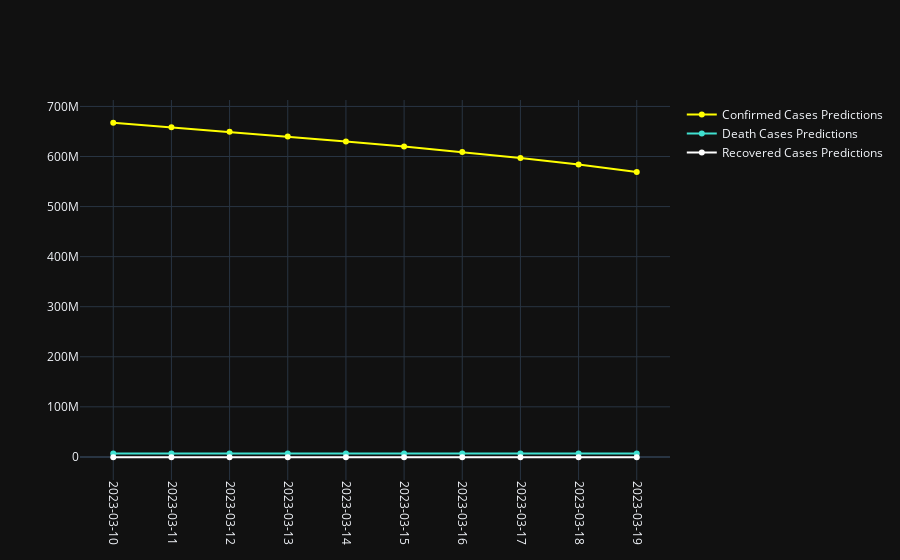

The notebook cell this image was saved under:
### Markdown cell above
## Predictions for every individual scenario

### Code cell
fig = go.Figure()
fig.update_layout(template='plotly_dark')
fig.update_xaxes(tickangle=90, showticklabels = True, type = 'category')
fig.add_trace(go.Scatter(x=predicted_confirmed_cases.index, 
                         y=predicted_confirmed_cases['Confirmed Cases Predictions'],
                         mode='lines+markers',
                         name='Confirmed Cases Predictions',
                         line=dict(color='yellow', width=2)))

fig.add_trace(go.Scatter(x=predict_death_cases.index, 
                         y=predict_death_cases['Death Cases Predictions'],
                         mode='lines+markers',
                         name='Death Cases Predictions',
                         line=dict(color='turquoise', width=2)))

fig.add_trace(go.Scatter(x=predict_recovered_cases.index, 
                         y=predict_recovered_cases['Recovered Cases Predictions'],
                         mode='lines+markers',
                         name='Recovered Cases Predictions',
                         line=dict(color='white', width=2)))

### Figure 1 — Plotly figure (JSON) as saved in the notebook; plotly's stock layout.template omitted (floating-point values rounded to 4 significant figures)
{"data": [{"line": {"color": "yellow", "width": 2}, "mode": "lines+markers", "name": "Confirmed Cases Predictions", "type": "scatter", "x": ["2023-03-10", "2023-03-11", "2023-03-12", "2023-03-13", "2023-03-14", "2023-03-15", "2023-03-16", "2023-03-17", "2023-03-18", "2023-03-19"], "y": [667445376, 658386368, 649252544, 639902976, 630188928, 619944768, 608978496, 597059008, 583900864, 569142656]}, {"line": {"color": "turquoise", "width": 2}, "mode": "lines+markers", "name": "Death Cases Predictions", "type": "scatter", "x": ["2023-03-10", "2023-03-11", "2023-03-12", "2023-03-13", "2023-03-14", "2023-03-15", "2023-03-16", "2023-03-17", "2023-03-18", "2023-03-19"], "y": [6884000.0, 6886000.0, 6888000.0, 6890133, 6893000.0, 6896000.0, 6899000.0, 6902392, 6906261, 6911000.0]}, {"line": {"color": "white", "width": 2}, "mode": "lines+markers", "name": "Recovered Cases Predictions", "type": "scatter", "x": ["2023-03-10", "2023-03-11", "2023-03-12", "2023-03-13", "2023-03-14", "2023-03-15", "2023-03-16", "2023-03-17", "2023-03-18", "2023-03-19"], "y": [-537100.0, -689800.0, -731400.0, -742600.0, -745600.0, -746500.0, -746700.0, -746741, -746800.0, -746800.0]}], "layout": {"xaxis": {"showticklabels": true, "tickangle": 90, "type": "category"}}}
